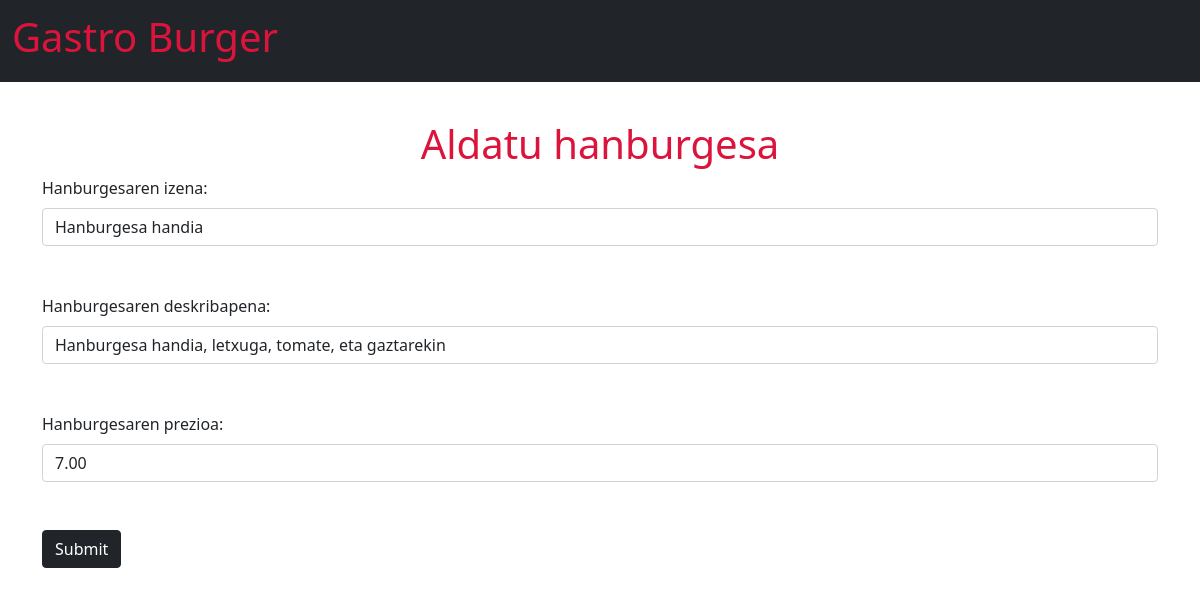
The app's page /menua/update/4 with its own data.
### hanburgesa/models.py (models this page shows, shortened)
class Hanburgesa(models.Model):
    id = models.AutoField(primary_key=True)
    izena = models.CharField(max_length=50)
    deskribapena = models.CharField(max_length=100)
    prezioa = models.DecimalField(max_digits=4, decimal_places=2, validators=[
        MinValueValidator(0)])

### hanburgesa/views.py (the view)
# urls.py: path('menua/update/<int:id>',views.update,name='update'),
def update(request, id):
    hanburgesa = Hanburgesa.objects.get(id=id)
    return render(request, 'update.html', {'hanburgesa': hanburgesa})

### hanburgesa/templates/update.html (shortened to what this page needs)
{% extends "base.html" %}
{% load static %}
  {% block page_content %}
    <nav class="navbar navbar-light fixed-top bg-dark">
        <div class="container-fluid">
          <span class="navbar-brand mb-0 h1"><h1>Gastro Burger</h1></span>
        </div>
      </nav>
      <div class="container margin-top">
        <h1>Aldatu hanburgesa</h1>
      <form action="updaterecord/{{ hanburgesa.id }}" method="post">
        {% csrf_token %} <label class="form-label">Hanburgesaren izena:</label>
        <input type="text" name="izena" class="form-control" value="{{hanburgesa.izena}}"/>
        <br /><br />
        <label class="form-label">Hanburgesaren deskribapena:</label>
        <input type="text" name="deskribapena" class="form-control" value="{{hanburgesa.deskribapena}}" required>
        <br/><br/>
        <label class="form-label">Hanburgesaren prezioa:</label>
        <input type="number" step="0.01" min="0" name="prezioa" class="form-control" value="{{hanburgesa.prezioa}}" required/>
        <br/><br/>
        <input class="btn btn-dark" type="submit" value="Submit" />
      </form>
      </div>
      {% endblock page_content%}

### hanburgesa/static/css/hanburgesa.css (style rules this page uses)
h1 { text-align: center; color:crimson; }
.margin-top { margin-top: 120px; margin-bottom: 60px; }

### records on screen
Hanburgesa: izena "Hanburgesa handia", deskribapena "Hanburgesa handia, letxuga, tomate, eta gaztarekin", prezioa "7.00"
